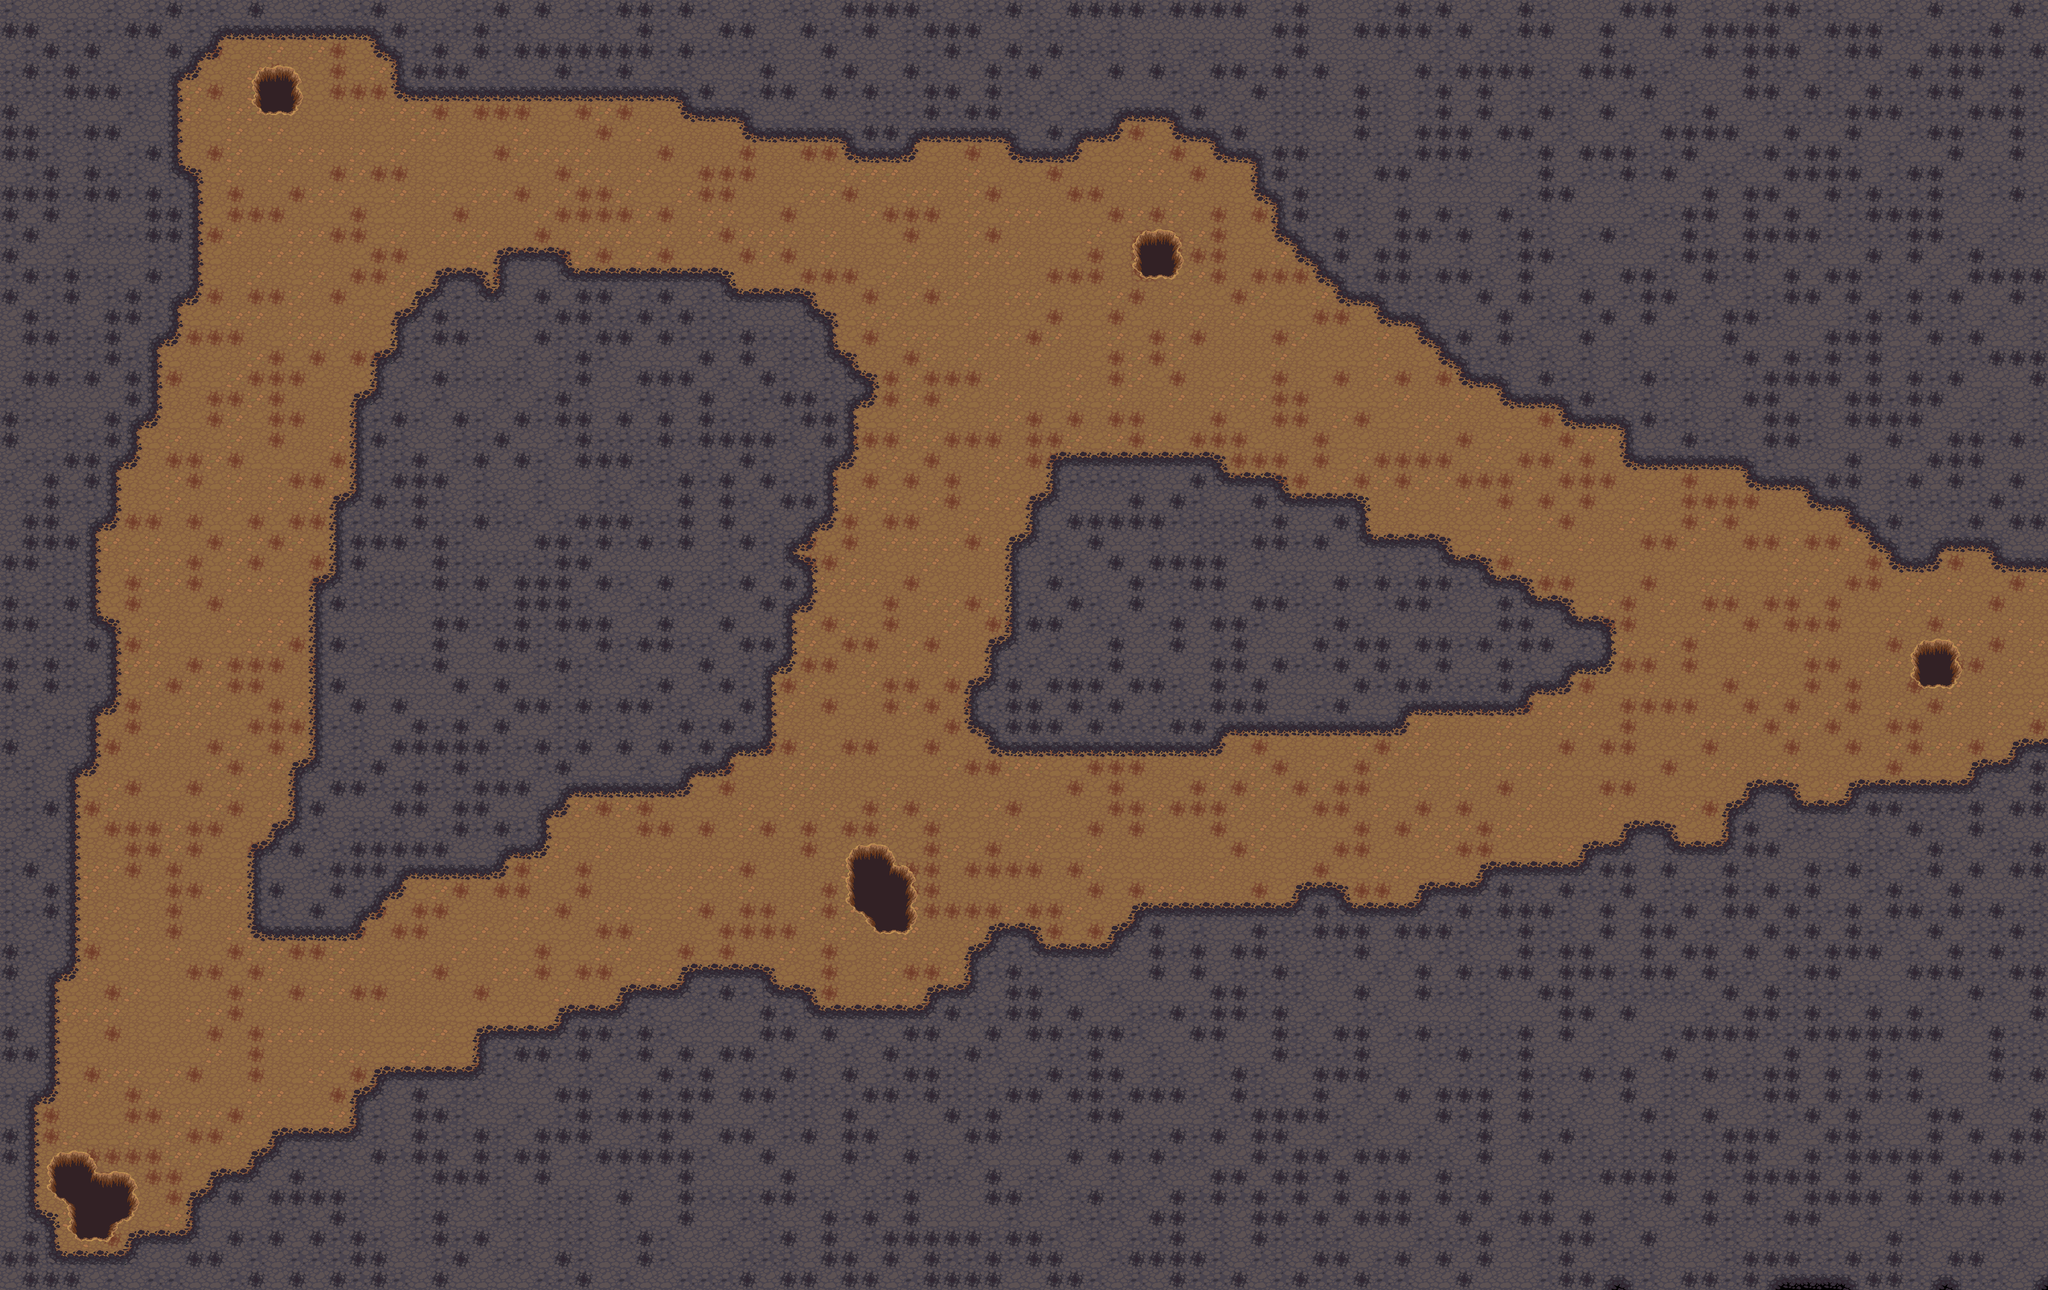

A level layout from a 2D game, rendered from its tile map. Below: a short description, then the map file with tile-grid data replaced by summaries:
An orthogonal 100x63 tile map with 32x32 px tiles, 2 tile layers (road, dirt) and 118 objects (102x obstacle, 5x hole1, 2x hole2, hole4, hole5, ...).

<map version="1.4" tiledversion="1.4.3" orientation="orthogonal" renderorder="right-down" width="100" height="63" tilewidth="32" tileheight="32" infinite="0" nextlayerid="5" nextobjectid="182">
 <tileset firstgid="1" source="Terrain.tsx" />
 <layer id="4" name="road" width="100" height="63">
  <data>[6300 cells, 2890 non-empty, 16 distinct tile ids]</data>
 </layer>
 <layer id="1" name="dirt" width="100" height="63">
  <data>[6300 cells, 4217 non-empty, 27 distinct tile ids]</data>
 </layer>
 <objectgroup id="3" name="obstacles">
  <object id="1" name="hole1" x="81.3333" y="1808" width="64" height="89.3333" />
  <object id="2" name="hole1" x="148" y="1835.33" width="58" height="61.3333" />
  <object id="4" name="hole1" x="119.333" y="1898.67" width="54.6667" height="35.3333" />
  <object id="7" name="hole1" x="98.6667" y="1898.67" width="20" height="14.6667" />
  <object id="8" name="hole1" x="175.333" y="1898.67" width="19.3333" height="11.3333" />
  <object id="9" name="hole2" x="1326.67" y="1321.33" width="66.6667" height="102.667" />
  <object id="10" name="hole2" x="1359.33" y="1355.33" width="62" height="99.3333" />
  <object id="11" name="hole4" x="1774.67" y="361.333" width="66.6667" height="69.3333" />
  <object id="12" name="hole5" x="2992" y="1001.33" width="66.6667" height="70.6667" />
  <object id="13" name="hole3" x="398.667" y="105.333" width="66.6667" height="69.3333" />
  <object id="14" name="obstacle" x="2" y="0" width="3198" height="44" />
  <object id="15" name="obstacle" x="588" y="44" width="2612" height="38" />
  <object id="16" name="obstacle" x="4" y="46" width="46" height="1970" />
  <object id="17" name="obstacle" x="50" y="48" width="36" height="1624" />
  <object id="18" name="obstacle" x="90" y="48" width="26" height="1474" />
  <object id="19" name="obstacle" x="120" y="48" width="26" height="1144" />
  <object id="20" name="obstacle" x="152" y="978" width="28" height="120" />
  <object id="21" name="obstacle" x="146" y="46" width="30" height="756" />
  <object id="22" name="obstacle" x="174" y="48" width="42" height="666" />
  <object id="23" name="obstacle" x="218" y="48" width="26" height="614" />
  <object id="24" name="obstacle" x="246" y="46" width="28" height="484" />
  <object id="25" name="obstacle" x="278" y="260" width="28" height="214" />
  <object id="30" name="obstacle" x="614" y="88" width="2586" height="56" />
  <object id="31" name="obstacle" x="1070" y="144" width="2132" height="38" />
  <object id="32" name="obstacle" x="1838" y="186" width="1362" height="24" />
  <object id="33" name="obstacle" x="1166" y="184" width="580" height="30" />
  <object id="34" name="obstacle" x="1320" y="218" width="110" height="30" />
  <object id="35" name="obstacle" x="1580" y="222" width="104" height="28" />
  <object id="36" name="obstacle" x="1892" y="214" width="1308" height="34" />
  <object id="37" name="obstacle" x="1966" y="250" width="1234" height="56" />
  <object id="38" name="obstacle" x="1996" y="308" width="1204" height="62" />
  <object id="39" name="obstacle" x="2028" y="374" width="1172" height="30" />
  <object id="40" name="obstacle" x="3116" y="410" width="82" height="460" />
  <object id="41" name="obstacle" x="3018" y="412" width="90" height="432" />
  <object id="42" name="obstacle" x="2952" y="412" width="72" height="472" />
  <object id="43" name="obstacle" x="2906" y="408" width="48" height="436" />
  <object id="44" name="obstacle" x="2828" y="406" width="76" height="392" />
  <object id="45" name="obstacle" x="2732" y="408" width="92" height="352" />
  <object id="46" name="obstacle" x="2542" y="408" width="192" height="310" />
  <object id="47" name="obstacle" x="2444" y="408" width="98" height="246" />
  <object id="48" name="obstacle" x="2354" y="408" width="88" height="210" />
  <object id="49" name="obstacle" x="2288" y="408" width="56" height="184" />
  <object id="50" name="obstacle" x="2240" y="408" width="44" height="154" />
  <object id="51" name="obstacle" x="2210" y="408" width="24" height="110" />
  <object id="52" name="obstacle" x="2162" y="408" width="46" height="86" />
  <object id="53" name="obstacle" x="2086" y="404" width="70" height="58" />
  <object id="54" name="obstacle" x="2054" y="408" width="34" height="28" />
  <object id="60" x="2166" y="734" width="2" />
  <object id="82" name="obstacle" x="598" y="1676" width="2604" height="340" />
  <object id="83" name="obstacle" x="756" y="1608" width="2446" height="66" />
  <object id="84" name="obstacle" x="886" y="1582" width="2316" height="28" />
  <object id="85" name="obstacle" x="974" y="1550" width="294" height="26" />
  <object id="86" name="obstacle" x="1068" y="1514" width="132" height="26" />
  <object id="87" name="obstacle" x="1458" y="1544" width="1742" height="32" />
  <object id="88" name="obstacle" x="1520" y="1486" width="1682" height="56" />
  <object id="89" name="obstacle" x="1550" y="1452" width="70" height="28" />
  <object id="90" name="obstacle" x="1742" y="1452" width="1458" height="34" />
  <object id="91" name="obstacle" x="1776" y="1410" width="1426" height="40" />
  <object id="92" name="obstacle" x="2028" y="1386" width="70" height="18" />
  <object id="93" name="obstacle" x="2232" y="1382" width="968" height="28" />
  <object id="94" name="obstacle" x="2320" y="1346" width="880" height="34" />
  <object id="95" name="obstacle" x="2474" y="1318" width="728" height="30" />
  <object id="96" name="obstacle" x="2542" y="1284" width="70" height="28" />
  <object id="97" name="obstacle" x="2704" y="1256" width="498" height="58" />
  <object id="98" name="obstacle" x="2732" y="1224" width="70" height="30" />
  <object id="99" name="obstacle" x="2894" y="1226" width="308" height="26" />
  <object id="100" name="obstacle" x="3084" y="1188" width="118" height="32" />
  <object id="101" name="obstacle" x="3142" y="1152" width="58" height="28" />
  <object id="102" name="obstacle" x="550" y="1712" width="50" height="302" />
  <object id="103" name="obstacle" x="430" y="1770" width="118" height="246" />
  <object id="104" name="obstacle" x="396" y="1808" width="32" height="206" />
  <object id="105" name="obstacle" x="336" y="1832" width="58" height="186" />
  <object id="106" name="obstacle" x="298" y="1868" width="36" height="150" />
  <object id="107" name="obstacle" x="204" y="1932" width="88" height="82" />
  <object id="108" name="obstacle" x="52" y="1900" width="32" height="118" />
  <object id="109" name="obstacle" x="88" y="1964" width="112" height="50" />
  <object id="124" name="obstacle" x="1172" y="424" width="62" height="26" />
  <object id="141" name="obstacle" x="278" y="50" width="34" height="36" />
  <object id="142" name="obstacle" x="786" y="396" width="98" height="866" />
  <object id="143" name="obstacle" x="468" y="1244" width="382" height="82" />
  <object id="144" name="obstacle" x="496" y="910" width="570" height="328" />
  <object id="145" name="obstacle" x="458" y="1202" width="36" height="260" />
  <object id="146" name="obstacle" x="430" y="1294" width="28" height="168" />
  <object id="147" name="obstacle" x="388" y="1318" width="38" height="144" />
  <object id="148" name="obstacle" x="500" y="1332" width="62" height="128" />
  <object id="149" name="obstacle" x="562" y="622" width="34" height="802" />
  <object id="150" name="obstacle" x="526" y="782" width="700" height="130" />
  <object id="151" name="obstacle" x="1068" y="874" width="198" height="70" />
  <object id="152" name="obstacle" x="1068" y="948" width="164" height="86" />
  <object id="153" name="obstacle" x="600" y="1328" width="186" height="32" />
  <object id="154" name="obstacle" x="590" y="554" width="42" height="844" />
  <object id="155" name="obstacle" x="624" y="494" width="158" height="286" />
  </objectgroup>
</map>
<!-- 26 of 118 objects omitted -->
